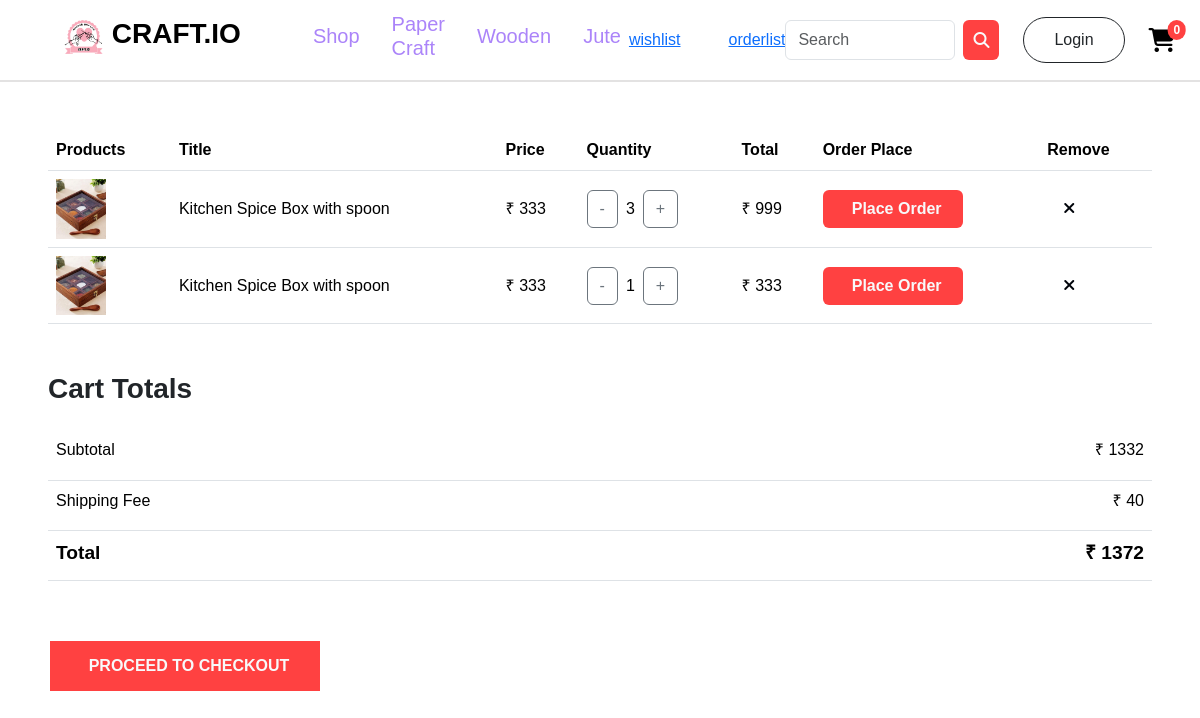
Before: /customer/cartlist/ with the older database file.
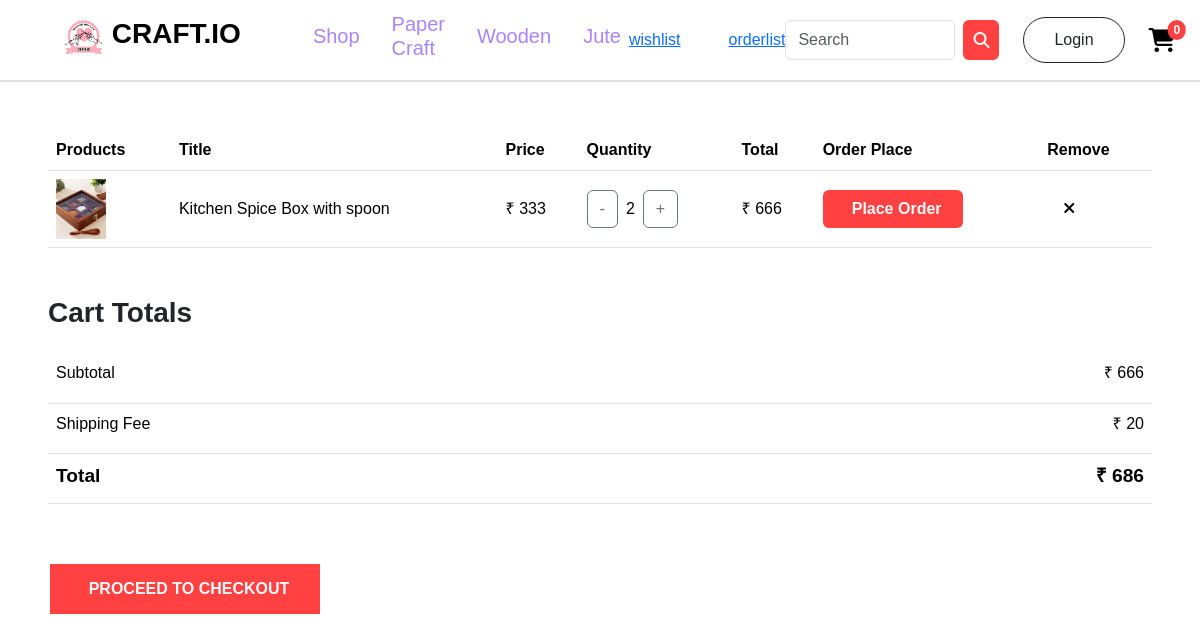
After: the same page with the newer database file.
### account/models.py (models this page shows, shortened)
class Cart(models.Model):
    product=models.ForeignKey(Productss,on_delete=models.CASCADE)
    user=models.ForeignKey(User,on_delete=models.CASCADE)
    quantity=models.IntegerField(default=1)
    total=models.IntegerField()

class Productss(models.Model):
    title=models.CharField(max_length=100)
    description=models.CharField(max_length=500)
    price=models.IntegerField()
    offerprice=models.IntegerField()
    image=models.ImageField(upload_to='product_images')
    stock=models.IntegerField()
    ShippingFee=models.CharField(max_length=100,default='Free')
    created_at = models.DateTimeField(default=timezone.now)
    options=(
        ('PaperCraft','PaperCraft'),
        ('Wooden','Wooden'),
        ('Jute','Jute'),
    )
    category=models.CharField(max_length=100,choices=options)

### customer/views.py (the view)
# urls.py: path('cartlist/', CartListView.as_view(), name='cartlist'),
class CartListView(ListView):
    template_name = 'cart.html'
    queryset=Cart.objects.all()
    context_object_name = 'carts'
    def get_context_data(self, **kwargs):
        context = super().get_context_data(**kwargs)
        carts = self.get_queryset()
        subtotal = sum(cart.total for cart in carts)
        shipping_fee = sum(
            (int(cart.product.ShippingFee) if cart.product.ShippingFee.isdigit() else 0) * cart.quantity
            for cart in carts
        )
        context['subtotal'] = subtotal
        context['shipping_fee'] = shipping_fee
        context['grand_total'] = subtotal + shipping_fee
        return context

### customer/context_processors.py (called while the page is built)
def item_count(request):
    if request.user.is_authenticated:
        cart_count=Cart.objects.filter(user=request.user).count()
        wishlist_count=Wishlist.objects.filter(user=request.user).count()
        order_count=Orders.objects.filter(user=request.user).count()
        return {'cart':cart_count,'wishlist':wishlist_count,'order':order_count}
    else:
        return {"cart":0,'wishlist':0,"order":0}

### customer/templates/cart.html
{% extends 'navbar.html' %}
{% block nav %}
{% if carts %}
<div class="table-container" style="width: 92%; margin: 0 auto;">
    <table class="table mt-5">
        <thead>
            <tr>
                <th>Products</th>
                <th>Title</th>
                <th>Price</th>
                <th>Quantity</th>
                <th>Total</th>
                <th>Order Place</th>
                <th>Remove</th>
            </tr>
        </thead>
        <tbody>
        {% for i in carts %}
            <tr class="align-middle">
                <td>
                    <a href="{% url 'pdetail' i.product.id %}">
                        <img src="{{ i.product.image.url }}" alt="{{ item.product.title }}" class="img-fluid" height="50px" width="50px">
                    </a>
                </td>
                <td>{{i.product.title}}</td>
                <td>&#8377; {{i.product.price}}</td>
                <td>
                    <div class="d-flex align-items-center">
                        <a href="{% url 'decQuantity' i.id %}" class="btn btn-outline-secondary">-</a>
                        <span class="mx-2">{{i.quantity}}</span>
                        <a href="{% url 'incQuantity' i.id %}" class="btn btn-outline-secondary">+</a>
                    </div>
                </td>
                <td>&#8377; {{i.total}}</td>
                <td><a href="{% url 'placeorder' carts.0.id %}" class="btn text-light d-flex justify-content-center" style="background-color: #ff4141;width: 140px;">
                    <b class="ms-2">Place Order</b>
                </a></td>
                <td>
                    <a href="{% url 'removeitem' i.id %}" class="ms-3"><i class="fa-solid fa-xmark" style="color: #00040a;"></i></a>
                </td>
            </tr>
        {% endfor %}
        </tbody>
    </table>
</div>
<div class="table-container" style="width: 92%; margin: 0 auto;">
    <h3 class="mt-5"><b>Cart Totals</b></h3>
    <table class="table mt-4">
        <tbody>
            <tr style="height: 50px;">
                <td>Subtotal</td>
                <td class="text-end">&#8377; {{ subtotal }}</td>
            </tr>
            <tr style="height: 50px;">
                <td>Shipping Fee</td>
                <td class="text-end">
                    {% if shipping_fee == 0 %}
                        Free
                    {% else %}
                        &#8377; {{ shipping_fee }}
                    {% endif %}
                </td>
            </tr>
            <tr style="height: 50px;">
                <th style="font-size: larger;">Total</th>
                <th class="text-end" style="font-size: larger;">&#8377; {{ grand_total }}</th>
            </tr>
        </tbody>
    </table>
</div>
<div>
    <a href="" class="btn text-light d-flex justify-content-center" style="background-color: #ff4141;width: 270px;border-radius: 0px;height: 50px;margin-left: 50px;margin-top: 60px;">
        <b class="ms-2">PROCEED TO CHECKOUT</b>
    </a>
</div>
{% else %}
<div style="display: flex; justify-content: center; align-items: center; height: 80vh;">
    <img src="https://i.pinimg.com/736x/ae/8a/c2/ae8ac2fa217d23aadcc913989fcc34a2.jpg" class="img-fluid rounded-top" alt=""/>
</div>
{% endif %}
{% endblock nav %}

Changed rows visible on the page:
removed Cart: product.image (picture), product "Kitchen Spice Box with spoon", product.price "333", quantity "3", total "999"
removed Cart: product.image (picture), product "Kitchen Spice Box with spoon", product.price "333", quantity "1", total "333"
added Cart: product.image (picture), product "Kitchen Spice Box with spoon", product.price "333", quantity "2", total "666"
Other visible differences:
{{ subtotal }}: "1332" → "666"
{{ shipping_fee }}: "40" → "20"
{{ grand_total }}: "1372" → "686"
